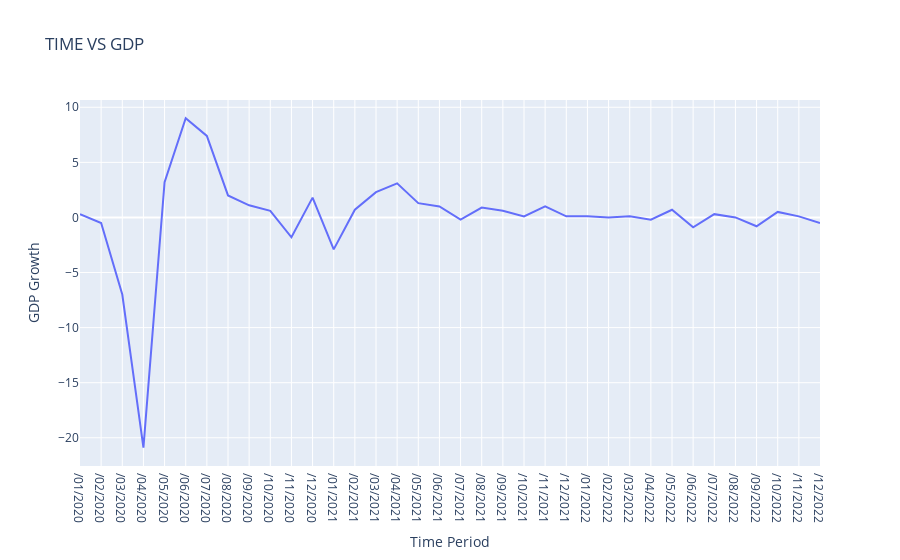

The code cell stored with this chart in its notebook:
### Code cell
import plotly.express as px
fig=px.line(data,x="Time Period",y="GDP Growth",title="TIME VS GDP")
fig.show()

### Figure 1 — Plotly figure (JSON) as saved in the notebook; plotly's stock layout.template omitted (floating-point values rounded to 4 significant figures)
{"data": [{"hovertemplate": "Time Period=%{x}<br>GDP Growth=%{y}<extra></extra>", "legendgroup": "", "line": {"color": "#636efa", "dash": "solid"}, "marker": {"symbol": "circle"}, "mode": "lines", "name": "", "orientation": "v", "showlegend": false, "type": "scatter", "x": ["/01/2020", "/02/2020", "/03/2020", "/04/2020", "/05/2020", "/06/2020", "/07/2020", "/08/2020", "/09/2020", "/10/2020", "/11/2020", "/12/2020", "/01/2021", "/02/2021", "/03/2021", "/04/2021", "/05/2021", "/06/2021", "/07/2021", "/08/2021", "/09/2021", "/10/2021", "/11/2021", "/12/2021", "/01/2022", "/02/2022", "/03/2022", "/04/2022", "/05/2022", "/06/2022", "/07/2022", "/08/2022", "/09/2022", "/10/2022", "/11/2022", "/12/2022"], "xaxis": "x", "y": [0.3, -0.5, -7, -20.9, 3.2, 9, 7.4, 2, 1.1, 0.6, -1.8, 1.8, -2.9, 0.7, 2.3, 3.1, 1.3, 1, -0.2, 0.9, 0.6, 0.1, 1, 0.1, 0.1, 0, 0.1, -0.2, 0.7, -0.9, 0.3, 0, -0.8, 0.5, 0.1, -0.5], "yaxis": "y"}], "layout": {"legend": {"tracegroupgap": 0}, "title": {"text": "TIME VS GDP"}, "xaxis": {"anchor": "y", "domain": [0, 1], "title": {"text": "Time Period"}}, "yaxis": {"anchor": "x", "domain": [0, 1], "title": {"text": "GDP Growth"}}}}
